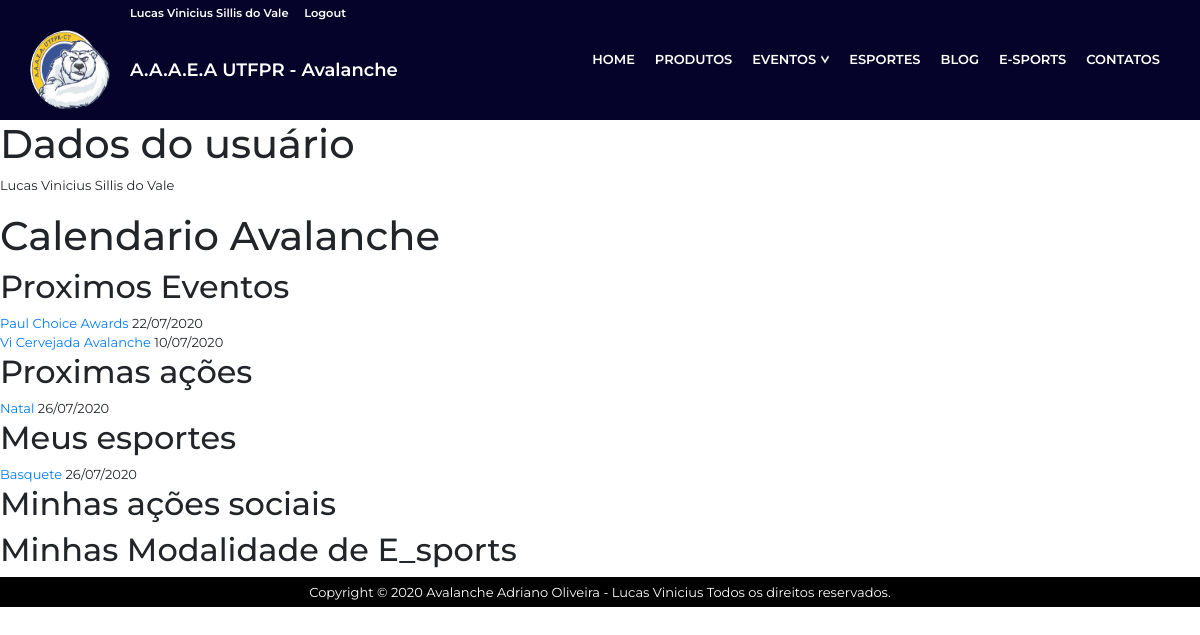
/Minha-Conta/ (signed in), run on an earlier commit of the app's database.
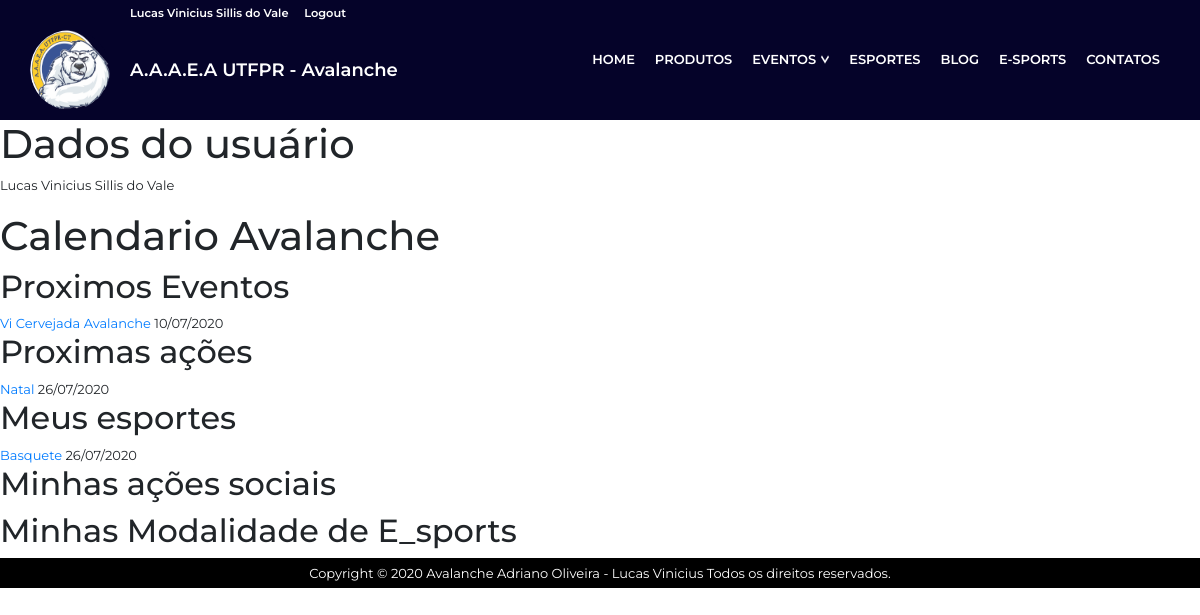
And on a later commit of the database.
### Avalancheutfpr/models.py (models this page shows, shortened)
class eventos(models.Model):
    status = (('Ativo', 'Ativo'), ('Encerrado', 'Encerrado'),)
    name = models.CharField(max_length=30,null=False,blank=False,verbose_name='Nome')
    previa = models.TextField(null=False,blank=False,verbose_name='Prévia')
    descricao = models.TextField(null=False,blank=False,verbose_name='Descrição')
    image = StdImageField(upload_to=get_file_path, null=False, blank=False)
    slug = AutoSlugField(populate_from = 'name')
    data = models.DateField(auto_now_add=False,blank=True,null=True)
    pub_date = models.DateField(auto_now_add=True,verbose_name='Data de Publicação')
    Status = models.CharField(max_length=30, null=True, blank=True, choices=status, default='Ativo')
    class Meta:
        verbose_name = 'Evento'
        verbose_name_plural = 'Eventos'
        ordering = ['-pub_date']

class campanhas(models.Model):
    status = (('Ativo', 'Ativo'), ('Encerrado', 'Encerrado'),)
    name = models.CharField(max_length=30,null=False,blank=False,verbose_name='Nome')
    previa = models.TextField(null=False, blank=False, verbose_name='Prévia')
    descricao = models.TextField(null=False,blank=False,verbose_name='Descrição')
    local = models.CharField(max_length=255)
    image = StdImageField(upload_to=get_file_path, null=False, blank=False)
    QRcode = StdImageField(upload_to=get_file_path, null=True, blank=True)
    slug = AutoSlugField(populate_from='name')
    data = models.DateField(auto_now_add=False, blank=True, null=True,verbose_name='Data de Realização')
    pub_date = models.DateField(auto_now_add=True,verbose_name='Data de publicação')
    Status = models.CharField(max_length=30, null=True, blank=True, choices=status, default='Ativo')
    class Meta:
        verbose_name= 'Ação Social'
        verbose_name_plural = 'Ações Sociais'
        ordering = ['-pub_date']

class inscricao_modalidades(models.Model):
    usuario = models.ForeignKey(settings.AUTH_USER_MODEL, verbose_name='Usuário', related_query_name='inscrito',
                                on_delete=models.CASCADE)
    name = models.CharField(max_length=255, null=False, blank=False,verbose_name='Nome')
    email = models.CharField(max_length=255, null=False, blank=False,verbose_name='Email')
    curso = models.CharField(max_length=255, null=False, blank=False,verbose_name='Curso')
    Ra = models.CharField(max_length=30, null=False, blank=False,verbose_name='Registro Acadêmico')
    telefone = models.CharField(max_length=30, null=False, blank=False,verbose_name='Contato')
    modalidade = models.ForeignKey(modalidades,verbose_name='Modalidade',on_delete=models.CASCADE)
    data = models.DateField(auto_now_add=True, verbose_name='Data da inscrição')
    objects = inscricaomodalidadesManager()
    class Meta:
        verbose_name = 'Modalidades - inscrições'
        verbose_name_plural = 'Modalidades - inscrições'
        ordering = ['modalidade']

class modalidades(models.Model):
    status = (('Ativo', 'Ativo'), ('Encerrado', 'Encerrado'),)
    name = models.CharField(max_length=30,null=False,blank=False,verbose_name='Nome')
    previa = models.TextField(null=False, blank=False, verbose_name='Prévia')
    descricao = models.TextField(null=False,blank=False,verbose_name='Descrição')
    image = StdImageField(upload_to=get_file_path, null=False, blank=False)
    slug = AutoSlugField(populate_from='name')
    pub_date = models.DateField(auto_now_add=True,verbose_name='Data de publicação')
    Status = models.CharField(max_length=30, null=True, blank=True, choices=status, default='Ativo')
    class Meta:
        verbose_name='Modalidade'
        verbose_name_plural = 'Modalidades'
        ordering = ['name']
    def __str__(self):
        return self.name

### Contas/views.py (the view)
# urls.py: path('Minha-Conta/',Minha_Conta,name = 'Minha_Conta'),
@login_required
def Minha_Conta(request):
    if request.user.is_authenticated:
        Inscricao_modalidades = inscricao_modalidades.objects.filter(usuario = request.user).order_by('modalidade')
        Inscricao_campanhas_sociais = inscricao_campanhas_sociais.objects.filter(usuario = request.user).order_by('campanha')
        Inscricao_E_sports = inscricao_E_sports.objects.filter(usuario = request.user).order_by('game')
        Eventos = eventos.objects.all().order_by('-pub_date')
        Campanhas = campanhas.objects.all().order_by('-pub_date')
        context = {}
        context['Eventos'] = Eventos
        context['Campanhas'] = Campanhas
        context['Inscricao_esportes'] = Inscricao_modalidades
        context['Inscricao_campanhas'] = Inscricao_campanhas_sociais
        context['Inscricao_E_sports'] = Inscricao_E_sports
        return render(request,'Minha_Conta.html',context)
    return redirect('Login')

### Contas/models.py (called while the page is built)
    @property
    def get_socio(self):
        return self.Socio

### Contas/templates/Minha_Conta.html (shortened to what this page needs)
{% extends 'Base.html' %}
{% load static %}
{%load bootstrap4 %}
{%block body%}
<h1>Dados do usuário</h1>
<p>{{user.Nome_completo}}</p>
<h1>Calendario Avalanche</h1>
<h2>Proximos Eventos</h2>
{%for evento in Eventos %}
    <tr>
        <td>
          <a href="{% url 'Eventos_View' evento.slug%}">{{evento.name}}</a>
        </td>
        <td>
            {{evento.data|date:"d/m/Y"}}
        </td>
    </tr><br>
    {%endfor%}
<h2>Proximas ações</h2>
{%for campanha in Campanhas %}
    <tr>
        <td>
          <a href="{%url 'Campanhas_View' campanha.slug%}">{{campanha.name}}</a>
        </td>
        <td>
            {{campanha.data|date:"d/m/Y"}}
        </td>
    </tr><br>
    {%endfor%}
<h2>Meus esportes</h2>
{%for inscricao in Inscricao_esportes %}
    <tr>
        <td>
          <a href="{%url 'Modalidades_View' inscricao.modalidade.slug%}">{{inscricao.modalidade}}</a>
        </td>
        <td>
            {{inscricao.data|date:"d/m/Y"}}
        </td>
    </tr><br>
    {%endfor%}
<h2>Minhas ações sociais</h2>
<h2>Minhas Modalidade de E_sports</h2>
{%endblock%}

What changed in the data, as far as the page shows it:
removed eventos: name "Paul Choice Awards", data "22/07/2020"
